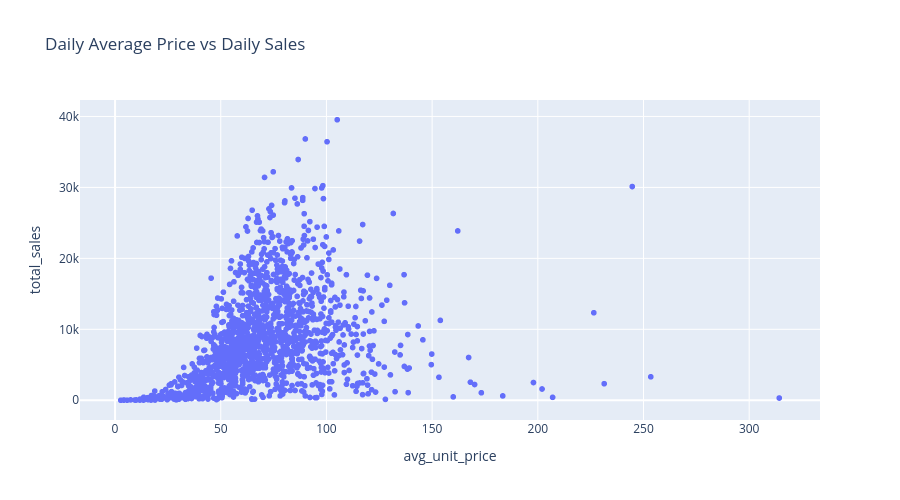

Notebook cell for this chart:
### Code cell
fig = px.scatter(
    daily_price_sales,
    x="avg_unit_price",
    y="total_sales",
    title="Daily Average Price vs Daily Sales",
    width=900,
    height=500
)
fig.show()

### Figure 1 — Plotly figure (JSON) as saved in the notebook; plotly's stock layout.template omitted (floating-point values rounded to 4 significant figures; data arrays with more than 128 entries replaced by an {"elided": "..."} marker saying what was removed)
{"data": [{"hovertemplate": "avg_unit_price=%{x}<br>total_sales=%{y}<extra></extra>", "legendgroup": "", "marker": {"color": "#636efa", "symbol": "circle"}, "mode": "markers", "name": "", "showlegend": false, "type": "scattergl", "x": {"elided": "1430 float values"}, "xaxis": "x", "y": {"elided": "1430 float values"}, "yaxis": "y"}], "layout": {"height": 500, "legend": {"tracegroupgap": 0}, "title": {"text": "Daily Average Price vs Daily Sales"}, "width": 900, "xaxis": {"anchor": "y", "domain": [0, 1], "title": {"text": "avg_unit_price"}}, "yaxis": {"anchor": "x", "domain": [0, 1], "title": {"text": "total_sales"}}}}
